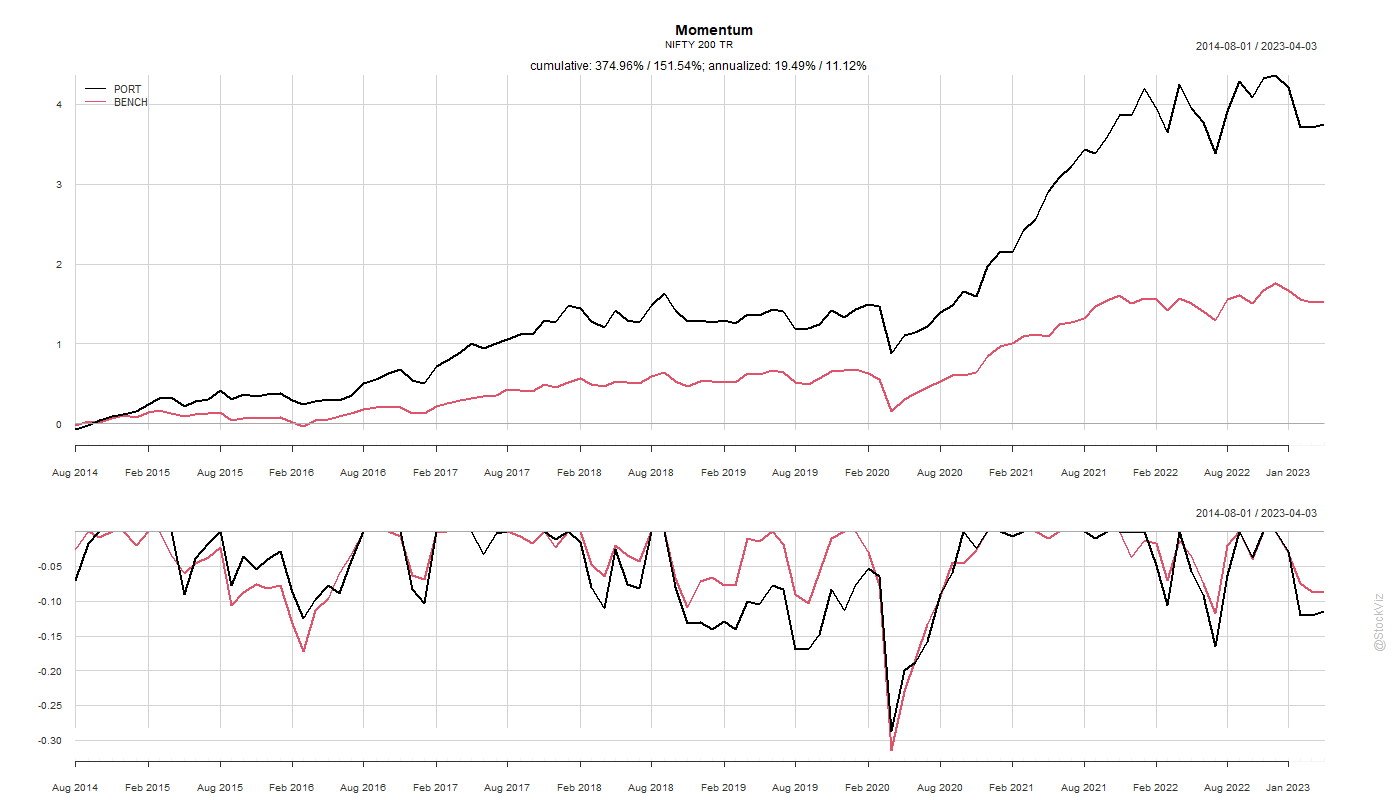

Generate this figure with R:
### basic momentum (single sort)

library('RODBC')
library('RPostgres')
library('quantmod')
library('PerformanceAnalytics')
library('PortfolioAnalytics')	

library('tidyverse')
library('lubridate')

options("scipen"=100)
options(stringsAsFactors = FALSE)

source("d:/stockviz/r/config.r")
source("D:/StockViz/public/blog/common/plot.common.R")

reportPath <- "."

lcon <- odbcDriverConnect(sprintf("Driver={ODBC Driver 17 for SQL Server};Server=%s;Database=%s;Uid=%s;Pwd=%s;", ldbserver, ldbname, ldbuser, ldbpassword), case = "nochange", believeNRows = TRUE)
pgCon <- dbConnect(RPostgres::Postgres(), host='sweden', user=ldbuser2, password=ldbpassword2, dbname='StockVizDyn', sslmode='allow')

indexName <- "NIFTY 200 TR"
volCalcLb <- 20 #days
volvolLb <- 500 #days


miscDates <- sqlQuery(lcon, "select distinct time_stamp from EQUITY_MISC_INFO")

indexPx <- sqlQuery(lcon, sprintf("select time_stamp, px_close from BHAV_INDEX where index_name='%s' and time_stamp >= '%s' and time_stamp <= '%s'", indexName, min(miscDates$time_stamp) - volvolLb*2, max(miscDates$time_stamp)))
indexXts <- xts(indexPx[,2], indexPx[,1])

rebalDates <- miscDates %>% mutate(YM = year(time_stamp)*100 + month(time_stamp)) %>%
	group_by(YM) %>%
	summarize(ST=min(time_stamp)) %>%
	select(ST) %>%
	ungroup() %>%
	as.data.frame()

symRets <- data.frame(PERIOD_END="", PORT=0.0, BENCH=0.0)
for(ii in 2:nrow(rebalDates)){
	startDate <- rebalDates$ST[ii-1]
	endDate <- rebalDates$ST[ii]
	
	tsStartDt <- first(head(index(indexXts[paste0("/", startDate)]), volvolLb))
	expectedTs <- nrow(indexXts[paste0(tsStartDt, "/", startDate)])
	
	symbols <- sqlQuery(lcon, sprintf("select top 200 symbol, ff_mkt_cap_cr from EQUITY_MISC_INFO where time_stamp='%s' order by ff_mkt_cap_cr desc", startDate))[,1]
	
	retDf <- data.frame(SYMBOL="", RET=0.0)
	for(sym in symbols){
		pxDf <- dbGetQuery(pgCon, "select date_stamp, c from eod_adjusted_nse 
									where ticker = $1 and date_stamp >= $2 and date_stamp < $3 order by date_stamp", params=list(sym, startDate-365, startDate))
		
		if(nrow(pxDf) < 200) next
		
		retDf <- rbind(retDf, c(sym, as.numeric(Return.cumulative(dailyReturn(xts(pxDf[,2], pxDf[,1]))))))
	}
	retDf <- retDf[-1,]
	
	highRet <- head(retDf[order(retDf$RET, decreasing=T),], 100)
	
	expectedTs <- nrow(indexXts[paste0(startDate, "/", endDate)])
	benchRet <- as.numeric(Return.cumulative(dailyReturn(indexXts[paste0(startDate, "/", endDate)])))
	
	totalRet <- 0.0
	symCount <- 0
	for(i in 1:nrow(highRet)){
		sym <- highRet$SYMBOL[i]
		pxDf <- dbGetQuery(pgCon, "select date_stamp, c from eod_adjusted_nse 
									where ticker = $1 and date_stamp >= $2 and date_stamp <= $3 order by date_stamp", params=list(sym, startDate, endDate))
		
		if(nrow(pxDf) < expectedTs-2) next
		
		symCount <- symCount + 1
		totalRet <- totalRet + as.numeric(Return.cumulative(dailyReturn(xts(pxDf[,2], pxDf[,1]))))
		
		if (symCount >= 20) break
	}
	periodRet <- totalRet/symCount
	
	if(!is.finite(periodRet)) break
	
	symRets <- rbind(symRets, c(toString(endDate), periodRet, benchRet))
}

symRets <- symRets[-1,]
symRets$PERIOD_END <- as.Date(symRets$PERIOD_END)
symRets$PORT <- as.numeric(symRets$PORT)
symRets$BENCH <- as.numeric(symRets$BENCH)

save(symRets, file=sprintf("%s/symRetsY1.Rdata", reportPath))

########################################

symXts <- xts(symRets[,-1], symRets[,1])

Common.PlotCumReturns(symXts, "Momentum", "NIFTY 200 TR", sprintf("%s/sortY1.png", reportPath), NULL)

q()
Return.cumulative(symXts)

table.Drawdowns(symXts[,1], 10)
table.Drawdowns(symXts[,2], 10)

table.Drawdowns(symXts["/2019",1], 10)
table.Drawdowns(symXts["2021/",1], 10)
